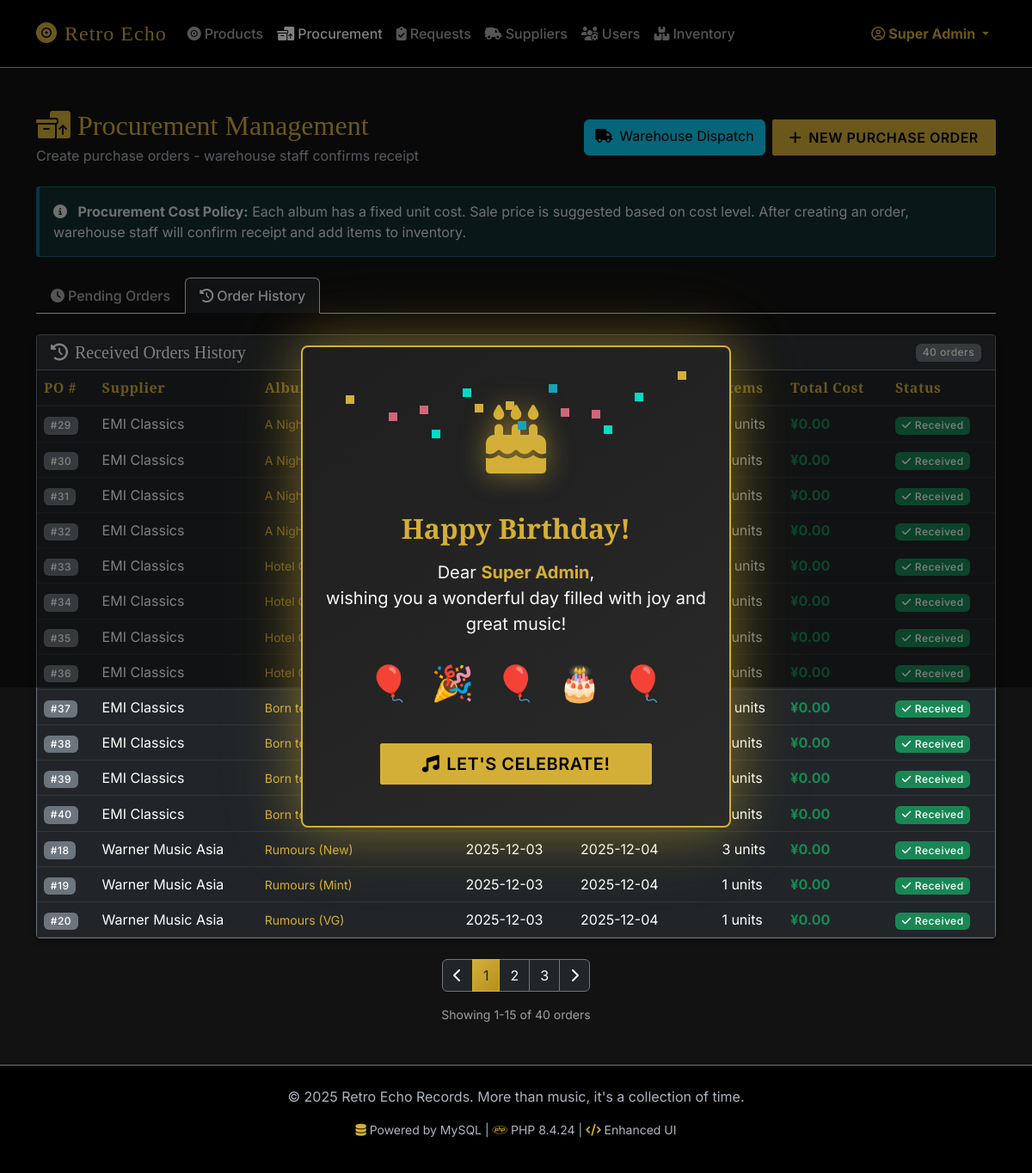
Screenshot of /admin/procurement.php?tab=history (signed in) with the database file from the repository.
### tables this page shows
CREATE TABLE SupplierOrder (
    SupplierOrderID INT AUTO_INCREMENT PRIMARY KEY,
    SupplierID INT NOT NULL,
    CreatedByEmployeeID INT NOT NULL,
    DestinationShopID INT,  
    OrderDate DATETIME DEFAULT CURRENT_TIMESTAMP,
    Status ENUM('Pending', 'Received', 'Cancelled') DEFAULT 'Pending',
    ReceivedDate DATETIME,  
    TotalCost DECIMAL(10,2),  
    FOREIGN KEY (SupplierID) REFERENCES Supplier(SupplierID),
    FOREIGN KEY (CreatedByEmployeeID) REFERENCES Employee(EmployeeID),
    FOREIGN KEY (DestinationShopID) REFERENCES Shop(ShopID)
);

### includes/db_procedures.php (called while the page is built, shortened)
<?php
class DBProcedures {
    public static function getReleaseList($pdo) {
        try {
            return $pdo->query("SELECT * FROM vw_release_simple_list")->fetchAll();
        } catch (PDOException $e) {
            error_log("getReleaseList Error: " . $e->getMessage());
            return [];
        }
    }
    public static function getSupplierList($pdo) {
        try {
            return $pdo->query("SELECT * FROM vw_supplier_list")->fetchAll();
        } catch (PDOException $e) {
            error_log("getSupplierList Error: " . $e->getMessage());
            return [];
        }
    }
    public static function getPendingSupplierOrders($pdo) {
        try {
            return $pdo->query("SELECT * FROM vw_admin_supplier_orders WHERE Status = 'Pending' ORDER BY OrderDate DESC")->fetchAll();
        } catch (PDOException $e) {
            error_log("getPendingSupplierOrders Error: " . $e->getMessage());
            return [];
        }
    }
    public static function getReceivedSupplierOrdersPaginated($pdo, $limit, $offset) {
        try {
            $stmt = $pdo->prepare("SELECT * FROM vw_admin_supplier_orders WHERE Status = 'Received' ORDER BY ReceivedDate DESC LIMIT ? OFFSET ?");
            $stmt->execute([$limit, $offset]);
            return $stmt->fetchAll();
        } catch (PDOException $e) {
            error_log("getReceivedSupplierOrdersPaginated Error: " . $e->getMessage());
            return [];
        }
    }
    public static function getReceivedSupplierOrdersCount($pdo) {
        try {
            $stmt = $pdo->query("SELECT COUNT(*) as total FROM vw_admin_supplier_orders WHERE Status = 'Received'");
            $result = $stmt->fetch();
            return (int)$result['total'];
        } catch (PDOException $e) {
            error_log("getReceivedSupplierOrdersCount Error: " . $e->getMessage());
            return 0;
        }
    }
    public static function getShopIdByType($pdo, $shopType) {
        try {
            $stmt = $pdo->prepare("CALL sp_get_shop_id_by_type(?, @shop_id)");
            $stmt->execute([$shopType]);
            $result = $pdo->query("SELECT @shop_id AS shop_id")->fetch();
            return $result['shop_id'];
        } catch (PDOException $e) {
            error_log("getShopIdByType Error: " . $e->getMessage());
            return null;
        }
    }
}
?>

### includes/functions.php (called while the page is built, shortened)
<?php
require_once __DIR__ . '/db_procedures.php';
function h($string) {
    return htmlspecialchars($string ?? '', ENT_QUOTES, 'UTF-8');
}
function formatPrice($amount) {
    return '¥' . number_format((float)$amount, 2);
}
function getShopIdByType($pdo, $type) {
    try {
        $id = DBProcedures::getShopIdByType($pdo, $type);
        if ($id) {
            return $id;
        }
        return false;
    } catch (Exception $e) {
        error_log("DB Error in getShopIdByType: " . $e->getMessage());
        return false;
    }
}
function prepareProcurementPageData($pdo, $historyPage = 1, $historyPerPage = 15) {
    $warehouseId = getShopIdByType($pdo, 'Warehouse');
    $historyTotal = DBProcedures::getReceivedSupplierOrdersCount($pdo);
    $historyOffset = ($historyPage - 1) * $historyPerPage;
    return [
        'warehouse_id'    => $warehouseId,
        'suppliers'       => DBProcedures::getSupplierList($pdo),
        'releases'        => DBProcedures::getReleaseList($pdo),
        'pending_orders'  => DBProcedures::getPendingSupplierOrders($pdo),
        'received_orders' => DBProcedures::getReceivedSupplierOrdersPaginated($pdo, $historyPerPage, $historyOffset),
        'history_pagination' => getPaginationData($historyPage, $historyTotal, $historyPerPage)
    ];
}
function getPaginationData($currentPage, $totalItems, $perPage, $baseUrl = '?') {
    $totalPages = max(1, ceil($totalItems / $perPage));
    $currentPage = max(1, min($currentPage, $totalPages));
    $range = 2;
    $startPage = max(1, $currentPage - $range);
    $endPage = min($totalPages, $currentPage + $range);
    $pages = [];
    for ($i = $startPage; $i <= $endPage; $i++) {
        $pages[] = $i;
    }
    return [
        'current_page' => $currentPage,
        'total_pages' => $totalPages,
        'total_items' => $totalItems,
        'per_page' => $perPage,
        'pages' => $pages,
        'has_prev' => $currentPage > 1,
        'has_next' => $currentPage < $totalPages,
        'prev_page' => $currentPage - 1,
        'next_page' => $currentPage + 1,
        'offset' => ($currentPage - 1) * $perPage,
        'base_url' => $baseUrl
    ];
}
?>

### public/admin/procurement.php (the view, shortened to what this page needs)
<?php
require_once __DIR__ . '/../../includes/auth_guard.php';
require_once __DIR__ . '/../../includes/functions.php';
require_once __DIR__ . '/../../includes/db_procedures.php';
$historyPage = max(1, (int)($_GET['history_page'] ?? 1));
$historyPerPage = 15;
$pageData = prepareProcurementPageData($pdo, $historyPage, $historyPerPage);
$warehouseId = $pageData['warehouse_id'];
$pendingPOs = $pageData['pending_orders'];
$receivedPOs = $pageData['received_orders'] ?? [];
$historyPagination = $pageData['history_pagination'] ?? null;
$currentTab = $_GET['tab'] ?? 'pending';
require_once __DIR__ . '/../../includes/header.php';
?>
<div class="row mb-4">
    <div class="col-12 d-flex justify-content-between align-items-center">
        <div>
            <h2 class="text-warning mb-1"><i class="fa-solid fa-boxes-packing me-2"></i>Procurement Management</h2>
            <p class="text-secondary mb-0">Create purchase orders - warehouse staff confirms receipt</p>
        </div>
        <div class="d-flex gap-2">
            <a href="warehouse_dispatch.php" class="btn btn-info" <?= !$warehouseId ? 'disabled' : '' ?>>
                <i class="fa-solid fa-truck me-2"></i>Warehouse Dispatch
            </a>
            <button class="btn btn-warning" data-bs-toggle="modal" data-bs-target="#newPOModal" <?= !$warehouseId ? 'disabled' : '' ?>>
                <i class="fa-solid fa-plus me-2"></i>New Purchase Order
            </button>
        </div>
    </div>
</div>
<div class="alert alert-info mb-4">
    <i class="fa-solid fa-info-circle me-2"></i>
    <strong>Procurement Cost Policy:</strong> Each album has a fixed unit cost. Sale price is suggested based on cost level.
    After creating an order, warehouse staff will confirm receipt and add items to inventory.
</div>
<ul class="nav nav-tabs mb-4">
    <li class="nav-item">
        <a class="nav-link <?= $currentTab == 'pending' ? 'active bg-dark text-warning' : 'text-light' ?>" href="?tab=pending">
            <i class="fa-solid fa-clock me-1"></i>Pending Orders
        </a>
    </li>
    <li class="nav-item">
        <a class="nav-link <?= $currentTab == 'history' ? 'active bg-dark text-success' : 'text-light' ?>" href="?tab=history">
            <i class="fa-solid fa-history me-1"></i>Order History
        </a>
    </li>
</ul>
<?php if ($currentTab == 'pending'): ?>
<div class="card bg-dark border-secondary">
    <div class="card-header border-secondary d-flex justify-content-between align-items-center">
        <h5 class="card-title text-white mb-0"><i class="fa-solid fa-clock me-2"></i>Pending Shipments</h5>
        <small class="text-muted">Waiting for warehouse staff to confirm receipt</small>
    </div>
    <div class="table-responsive">
        <table class="table table-dark table-hover mb-0 align-middle">
            <thead>
                <tr>
                    <th>PO #</th>
                    <th>Supplier</th>
                    <th>Order Date</th>
                    <th>Items</th>
                    <th>Est. Cost</th>
                    <th>Status</th>
                </tr>
            </thead>
            <tbody>
                <?php foreach ($pendingPOs as $po): ?>
                <tr>
                    <td><span class="badge bg-info">#<?= $po['SupplierOrderID'] ?></span></td>
                    <td><?= h($po['SupplierName']) ?></td>
                    <td><?= date('Y-m-d', strtotime($po['OrderDate'])) ?></td>
                    <td><?= $po['TotalItems'] ?? 0 ?> units</td>
                    <td class="text-success fw-bold"><?= formatPrice($po['TotalCost'] ?? 0) ?></td>
                    <td>
                        <span class="badge bg-warning text-dark">
                            <i class="fa-solid fa-truck me-1"></i>Awaiting Warehouse
                        </span>
                    </td>
                </tr>
                <?php endforeach; ?>
                <?php if(empty($pendingPOs)): ?>
                    <tr><td colspan="6" class="text-center text-muted py-4">No pending orders. All shipments have been received.</td></tr>
                <?php endif; ?>
            </tbody>
        </table>
    </div>
</div>
<?php else: ?>
<div class="card bg-dark border-secondary">
    <div class="card-header border-secondary d-flex justify-content-between align-items-center">
        <h5 class="card-title text-white mb-0"><i class="fa-solid fa-history me-2"></i>Received Orders History</h5>
        <?php if ($historyPagination && $historyPagination['total_items'] > 0): ?>
        <span class="badge bg-secondary"><?= $historyPagination['total_items'] ?> orders</span>
        <?php endif; ?>
    </div>
    <div class="table-responsive">
        <table class="table table-dark table-hover mb-0 align-middle">
            <thead>
                <tr>
                    <th>PO #</th>
                    <th>Supplier</th>
                    <th>Albums (Condition)</th>
                    <th>Order Date</th>
                    <th>Received Date</th>
                    <th>Items</th>
                    <th>Total Cost</th>
                    <th>Status</th>
                </tr>
            </thead>
            <tbody>
                <?php foreach ($receivedPOs as $po): ?>
                <tr>
                    <td><span class="badge bg-secondary">#<?= $po['SupplierOrderID'] ?></span></td>
                    <td><?= h($po['SupplierName']) ?></td>
                    <td>
                        <small class="text-warning">
                            <?= h($po['Albums'] ?? 'N/A') ?>
                        </small>
                    </td>
                    <td><?= date('Y-m-d', strtotime($po['OrderDate'])) ?></td>
                    <td><?= $po['ReceivedDate'] ? date('Y-m-d', strtotime($po['ReceivedDate'])) : '-' ?></td>
                    <td><?= $po['TotalItems'] ?? 0 ?> units</td>
                    <td class="text-success fw-bold"><?= formatPrice($po['TotalCost'] ?? 0) ?></td>
                    <td><span class="badge bg-success"><i class="fa-solid fa-check me-1"></i>Received</span></td>
                </tr>
                <?php endforeach; ?>
            </tbody>
        </table>
    </div>
</div>
<?php if ($historyPagination && $historyPagination['total_pages'] > 1): ?>
<nav aria-label="Order history pagination" class="mt-4">
    <ul class="pagination justify-content-center">
        <li class="page-item <?= !$historyPagination['has_prev'] ? 'disabled' : '' ?>">
            <a class="page-link bg-dark border-secondary text-light"
               href="?tab=history&history_page=<?= $historyPagination['prev_page'] ?>">
                <i class="fa-solid fa-chevron-left"></i>
            </a>
        </li>
        <?php foreach ($historyPagination['pages'] as $p): ?>
            <?php if ($p === '...'): ?>
                <li class="page-item disabled">
                    <span class="page-link bg-dark border-secondary text-muted">...</span>
                </li>
            <?php else: ?>
                <li class="page-item <?= $p === $historyPagination['current_page'] ? 'active' : '' ?>">
                    <a class="page-link <?= $p === $historyPagination['current_page'] ? 'bg-warning text-dark border-warning' : 'bg-dark border-secondary text-light' ?>"
                       href="?tab=history&history_page=<?= $p ?>">
                        <?= $p ?>
                    </a>
                </li>
            <?php endif; ?>
        <?php endforeach; ?>
        <li class="page-item <?= !$historyPagination['has_next'] ? 'disabled' : '' ?>">
            <a class="page-link bg-dark border-secondary text-light"
               href="?tab=history&history_page=<?= $historyPagination['next_page'] ?>">
                <i class="fa-solid fa-chevron-right"></i>
            </a>
        </li>
    </ul>
    <div class="text-center text-muted small">
        Showing <?= $historyPagination['offset'] + 1 ?>-<?= min($historyPagination['offset'] + $historyPagination['per_page'], $historyPagination['total_items']) ?>
        of <?= $historyPagination['total_items'] ?> orders
    </div>
</nav>
<?php endif; ?>
<?php endif; ?>
<?php require_once __DIR__ . '/../../includes/footer.php'; ?>

### public/assets/css/style.css (style rules this page uses)
:root { --bs-body-bg: #121212; --bs-body-color: #e0e0e0; --primary-gold: #d4af37; --primary-gold-hover: #b59020; --secondary-dark: #1e1e1e; --accent-red: #cf6679; --accent-green: #03dac6; --border-color: #333; }
body { font-family: 'Inter', sans-serif; background-color: var(--bs-body-bg); color: var(--bs-body-color); }
h1, h2, h3, h4, h5, h6, .navbar-brand { font-family: 'Playfair Display', serif; color: #fff; }
.nav-link { color: #aaa !important; font-weight: 500; transition: color 0.3s; }
.nav-link:hover, .nav-link.active { color: #fff !important; }
.btn-warning, .btn-primary { background-color: var(--primary-gold); border-color: var(--primary-gold); color: #000; font-weight: 600; border-radius: 2px; text-transform: uppercase; letter-spacing: 0.5px; padding: 0.5rem 1.2rem; }
.card { background-color: var(--secondary-dark); border: 1px solid var(--border-color); border-radius: 4px; box-shadow: 0 4px 6px rgba(0,0,0,0.3); transition: transform 0.2s, box-shadow 0.2s; }
.card-header { background-color: rgba(255, 255, 255, 0.05); border-bottom: 1px solid var(--border-color); font-weight: 600; }
.table { color: #ccc; border-color: var(--border-color); }
.table thead th { color: var(--primary-gold); border-bottom-width: 2px; font-family: 'Playfair Display', serif; letter-spacing: 0.5px; }
.text-warning { color: var(--primary-gold) !important; }
.border-warning { border-color: var(--primary-gold) !important; }
.badge { font-weight: 500; letter-spacing: 0.5px; }

### public/assets/css/enhancements.css (style rules this page uses)
.alert { border-left: 4px solid; border-radius: 4px; animation: slideInDown 0.4s ease-out; }
.alert-info { border-left-color: #17a2b8 !important; background-color: rgba(23, 162, 184, 0.2) !important; color: #e0e0e0 !important; border: 1px solid rgba(23, 162, 184, 0.5) !important; border-left-width: 4px !important; }
.btn { position: relative; overflow: hidden; transition: all 0.3s ease; }
.btn::before { content: ''; position: absolute; top: 50%; left: 50%; width: 0; height: 0; border-radius: 50%; background: rgba(255, 255, 255, 0.3); transform: translate(-50%, -50%); transition: width 0.6s, height 0.6s; }
.pagination .page-link { background: var(--secondary-dark); border-color: #444; color: var(--primary-gold); transition: all 0.3s ease; }
.pagination .page-item.active .page-link { background: linear-gradient(135deg, var(--primary-gold), var(--primary-gold-hover)); border-color: var(--primary-gold); color: #000; }
.fade-in { animation: fadeIn 0.5s ease-in; }
.text-muted { color: #9e9e9e !important; }
.text-secondary { color: #adb5bd !important; }

### rows the page displays
supplierorder: SupplierOrderID "29", SupplierName "EMI Classics", Albums "A Night at the Opera (New)", OrderDate "2025-12-23", TotalCost "¥0.00"
supplierorder: SupplierOrderID "30", SupplierName "EMI Classics", Albums "A Night at the Opera (Mint)", OrderDate "2025-12-23", TotalCost "¥0.00"
supplierorder: SupplierOrderID "31", SupplierName "EMI Classics", Albums "A Night at the Opera (NM)", TotalCost "¥0.00"
supplierorder: SupplierOrderID "32", SupplierName "EMI Classics", Albums "A Night at the Opera (VG)", OrderDate "2025-12-23", ReceivedDate "2025-12-24", TotalCost "¥0.00"
supplierorder: SupplierOrderID "33", SupplierName "EMI Classics", Albums "Hotel California (New)", OrderDate "2025-12-23", ReceivedDate "2025-12-24", TotalCost "¥0.00"
supplierorder: SupplierOrderID "34", SupplierName "EMI Classics", Albums "Hotel California (Mint)", OrderDate "2025-12-23", ReceivedDate "2025-12-24", TotalCost "¥0.00"
supplierorder: SupplierOrderID "35", SupplierName "EMI Classics", Albums "Hotel California (NM)", OrderDate "2025-12-23", TotalCost "¥0.00"
supplierorder: SupplierOrderID "36", SupplierName "EMI Classics", Albums "Hotel California (VG+)", OrderDate "2025-12-23", ReceivedDate "2025-12-24", TotalCost "¥0.00"
supplierorder: SupplierOrderID "37", SupplierName "EMI Classics", Albums "Born to Run (New)", OrderDate "2025-12-23", ReceivedDate "2025-12-24", TotalCost "¥0.00"
supplierorder: SupplierOrderID "38", SupplierName "EMI Classics", Albums "Born to Run (Mint)", TotalCost "¥0.00"
supplierorder: SupplierOrderID "39", SupplierName "EMI Classics", Albums "Born to Run (NM)", TotalCost "¥0.00"
supplierorder: SupplierOrderID "40", SupplierName "EMI Classics", Albums "Born to Run (VG+)", TotalCost "¥0.00"
supplierorder: SupplierOrderID "18", SupplierName "Warner Music Asia", Albums "Rumours (New)", OrderDate "2025-12-03", ReceivedDate "2025-12-04", TotalItems "3", TotalCost "¥0.00"
supplierorder: SupplierOrderID "19", SupplierName "Warner Music Asia", Albums "Rumours (Mint)", OrderDate "2025-12-03", ReceivedDate "2025-12-04", TotalItems "1", TotalCost "¥0.00"
supplierorder: SupplierOrderID "20", SupplierName "Warner Music Asia", Albums "Rumours (VG)", OrderDate "2025-12-03", ReceivedDate "2025-12-04", TotalItems "1", TotalCost "¥0.00"

### other values shown
$_SESSION['username'] "Super Admin"
$_SESSION['birthday_name'] "Super Admin"
$historyPagination['total_items'] "40"
$p "1"
$p "2"
$p "3"
$historyPagination['offset'] + 1 "1"
phpversion() "8.4.24"
